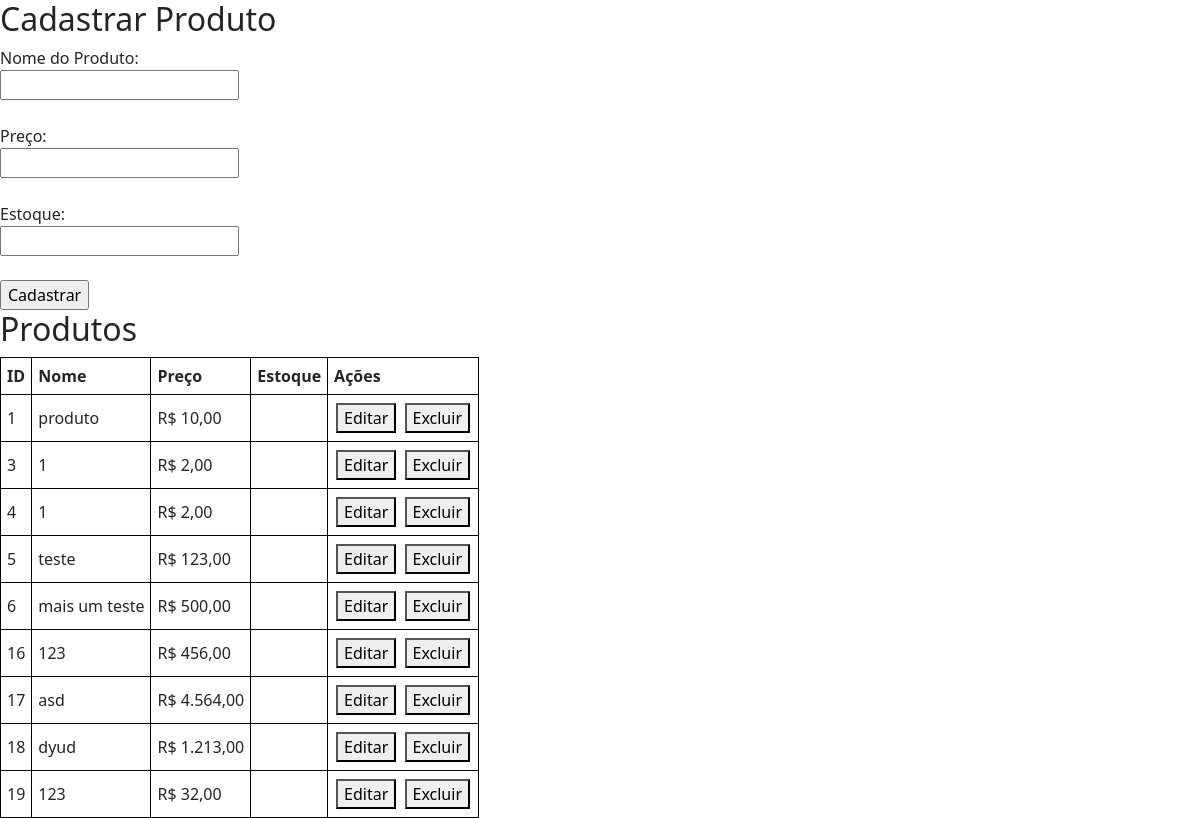
The page / on the database its author committed.
### tables this page shows
CREATE TABLE `produtos` (
  `id` int(11) NOT NULL,
  `nome` varchar(255) NOT NULL,
  `preco` decimal(10,2) NOT NULL
);

### index.php (the view, shortened to what this page needs)
<?php
include('Connection.php');
$stmt = $mysqli->prepare("SELECT id, nome, preco FROM produtos");
$stmt->execute();
$result = $stmt->get_result();
$produtos = $result->fetch_all(MYSQLI_ASSOC);
?>
<!DOCTYPE html>
<html>
<head>
    <link href="https://cdn.jsdelivr.net/npm/bootstrap@5.3.6/dist/css/bootstrap.min.css" rel="stylesheet">
</head>
<body>
<h2>Cadastrar Produto</h2>
<form method="post">
    <label>Nome do Produto:</label><br>
    <input type="text" name="nome" required><br><br>
    <label>Preço:</label><br>
    <input type="number" name="preco" step="0.01" required><br><br>
    <label>Estoque:</label><br>
    <input type="number" name="Estoque" step="0.01" required><br><br>
    <input type="submit" value="Cadastrar">
</form>
<h2>Produtos</h2>
<table id="tabela-produtos">
    <thead>
        <tr>
            <th>ID</th>
            <th>Nome</th>
            <th>Preço</th>
            <th>Estoque</th>
            <th>Ações</th>
        </tr>
    </thead>
    <tbody>
        <?php foreach ($produtos as $produto): ?>
        <tr data-id="<?= $produto['id'] ?>">
            <td><?= $produto['id'] ?></td>
            <td class="nome"><?= htmlspecialchars($produto['nome']) ?></td>
            <td class="preco">R$ <?= number_format($produto['preco'], 2, ',', '.') ?></td>
            <td></td>
            <td>
                <button onclick="editar(this)">Editar</button>
                <button onclick="excluir(<?= $produto['id'] ?>, this)">Excluir</button>
            </td>
        </tr>
        <?php endforeach; ?>
    </tbody>
</table>
</body>
</html>

### index.php (style rules this page uses)
table, th, td { border: 1px solid black; border-collapse: collapse; padding: 6px; }
button { margin: 2px; }

### rows shown on the page
produtos: id "1", nome "produto", preco "10,00"
produtos: id "3", nome "1", preco "2,00"
produtos: id "4", nome "1", preco "2,00"
produtos: id "5", nome "teste", preco "123,00"
produtos: id "6", nome "mais um teste", preco "500,00"
produtos: id "16", nome "123", preco "456,00"
produtos: id "17", nome "asd", preco "4.564,00"
produtos: id "18", nome "dyud", preco "1.213,00"
produtos: id "19", nome "123", preco "32,00"
